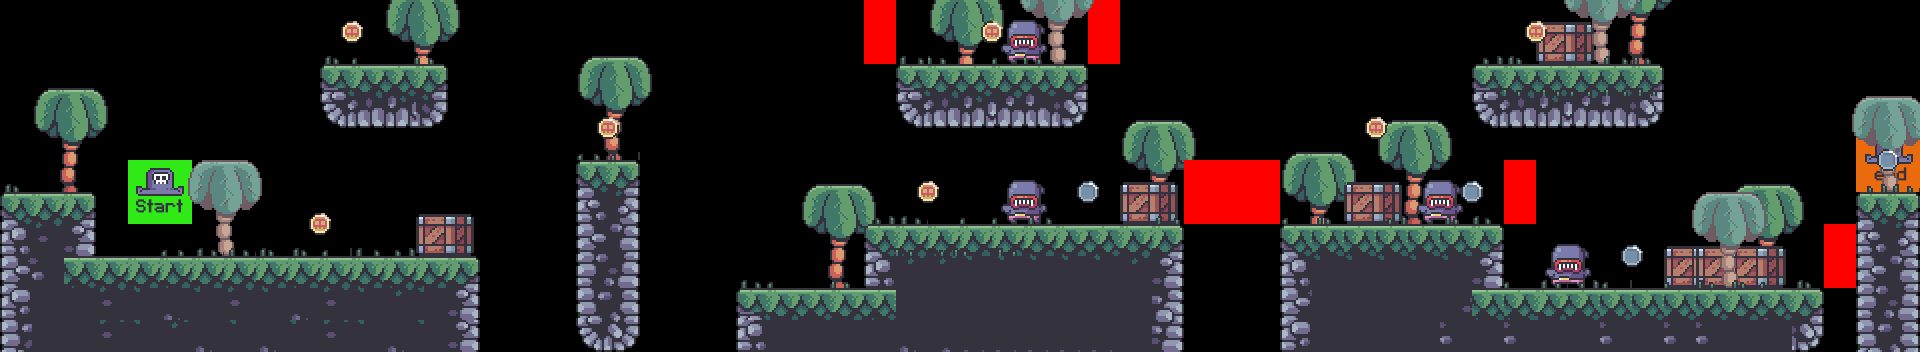

A 2D game scene composited from a Tiled map and its tileset images. What follows is a short description and the map's XML, with each tile layer's data collapsed to a summary:
An orthogonal 60x11 tile map with 32x32 px tiles, 9 tile layers (fg_palms, creates, player, enemies, ...), 7 tilesets.

<map version="1.8" tiledversion="1.8.6" orientation="orthogonal" renderorder="right-down" width="60" height="11" tilewidth="32" tileheight="32" infinite="0" nextlayerid="10" nextobjectid="1">
 <editorsettings>
  <export target="level_0.csv" format="csv" />
 </editorsettings>
 <tileset firstgid="1" source="../tile_sets/terrain_tiles.tsx" />
 <tileset firstgid="65" source="../tile_sets/coin_tiles.tsx" />
 <tileset firstgid="73" source="../tile_sets/grass_tile.tsx" />
 <tileset firstgid="93" source="../tile_sets/palm.tsx" />
 <tileset firstgid="96" source="../tile_sets/create_tiles.tsx" />
 <tileset firstgid="97" source="../tile_sets/setup_tiles.tsx" />
 <tileset firstgid="105" source="../tile_sets/emenie_tiles.tsx" />
 <layer id="4" name="fg_palms" width="60" height="11">
  <data>[660 cells, 10 non-empty, 1 distinct tile ids]</data>
 </layer>
 <layer id="6" name="creates" width="60" height="11">
  <data>[660 cells, 7 non-empty, 1 distinct tile ids]</data>
 </layer>
 <layer id="7" name="player" width="60" height="11">
  <data>[660 cells, 8 non-empty, 8 distinct tile ids]</data>
 </layer>
 <layer id="8" name="enemies" width="60" height="11">
  <data>[660 cells, 16 non-empty, 4 distinct tile ids]</data>
 </layer>
 <layer id="9" name="constraints" width="60" height="11">
  <data>[660 cells, 14 non-empty, 4 distinct tile ids]</data>
 </layer>
 <layer id="5" name="bg_palms" width="60" height="11">
  <data>[660 cells, 5 non-empty, 1 distinct tile ids]</data>
 </layer>
 <layer id="1" name="terrain" width="60" height="11">
  <data>[660 cells, 201 non-empty, 52 distinct tile ids]</data>
 </layer>
 <layer id="3" name="grass" width="60" height="11">
  <data>[660 cells, 56 non-empty, 10 distinct tile ids]</data>
 </layer>
 <layer id="2" name="coins" width="60" height="11">
  <data>[660 cells, 44 non-empty, 8 distinct tile ids]</data>
 </layer>
</map>
